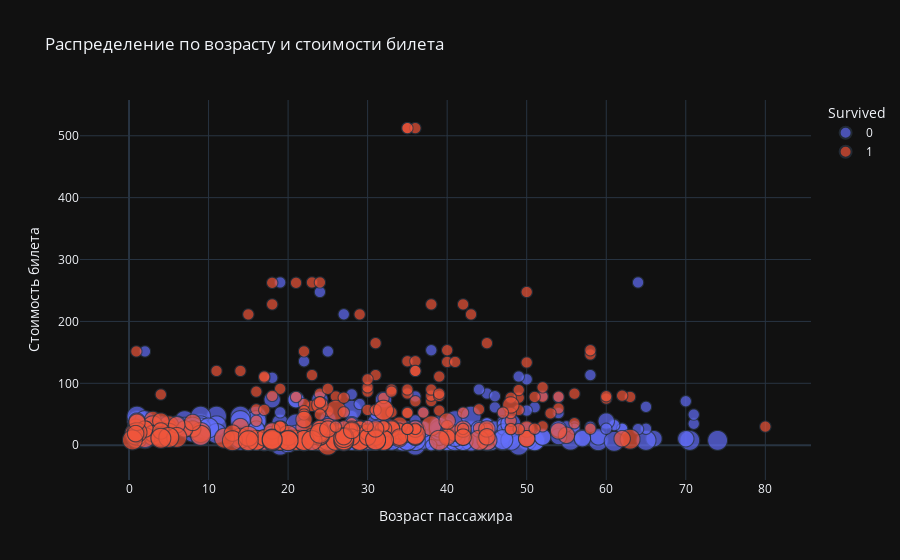

The code cell stored with this chart in its notebook:
### Markdown cell above
### Интерактивная точечная диаграмма: Распределение по возрасту и стоимости билета
Этот график отображает распределение пассажиров по возрасту и стоимости билета. Размер точек зависит от класса пассажира (Pclass), а цвет точек показывает, выжил ли пассажир (синие точки - выжившие, красные - невыжившие). При наведении на точку можно увидеть дополнительную информацию о пассажире, такую как его имя. Этот график помогает понять, как различается возраст, стоимость билета и выживаемость в зависимости от класса.

### Code cell
import plotly.express as px

# Создаем точечную диаграмму
fig = px.scatter(df, 
                 x='Age', 
                 y='Fare', 
                 color='Survived',  # Цвет точек зависит от выживания
                 size='Pclass',  # Размер точек зависит от класса
                 hover_data=['Name'],  # Дополнительная информация при наведении
                 title="Интерактивная точечная диаграмма: Распределение по возрасту и стоимости билета")

# Обновляем оформление графика
fig.update_layout(
    title="Распределение по возрасту и стоимости билета", 
    xaxis_title="Возраст пассажира", 
    yaxis_title="Стоимость билета",
    template="plotly_dark"  # Темный шаблон для графика
)

# Отображаем график
fig.show()

### Figure 1 — Plotly figure (JSON) as saved in the notebook; plotly's stock layout.template omitted (floating-point values rounded to 4 significant figures; data arrays with more than 128 entries replaced by an {"elided": "..."} marker saying what was removed)
{"data": [{"customdata": {"elided": "549x1 str values"}, "hovertemplate": "Survived=0<br>Age=%{x}<br>Fare=%{y}<br>Pclass=%{marker.size}<br>Name=%{customdata[0]}<extra></extra>", "legendgroup": "0", "marker": {"color": "#636efa", "size": {"elided": "549 int values"}, "sizemode": "area", "sizeref": 0.0075, "symbol": "circle"}, "mode": "markers", "name": "0", "showlegend": true, "type": "scattergl", "x": {"elided": "549 float values"}, "xaxis": "x", "y": {"elided": "549 float values"}, "yaxis": "y"}, {"customdata": {"elided": "342x1 str values"}, "hovertemplate": "Survived=1<br>Age=%{x}<br>Fare=%{y}<br>Pclass=%{marker.size}<br>Name=%{customdata[0]}<extra></extra>", "legendgroup": "1", "marker": {"color": "#EF553B", "size": {"elided": "342 int values"}, "sizemode": "area", "sizeref": 0.0075, "symbol": "circle"}, "mode": "markers", "name": "1", "showlegend": true, "type": "scattergl", "x": {"elided": "342 float values"}, "xaxis": "x", "y": {"elided": "342 float values"}, "yaxis": "y"}], "layout": {"autosize": true, "legend": {"itemsizing": "constant", "title": {"text": "Survived"}, "tracegroupgap": 0}, "title": {"text": "Распределение по возрасту и стоимости билета"}, "xaxis": {"anchor": "y", "autorange": true, "domain": [0, 1], "range": [-5.696, 85.46], "title": {"text": "Возраст пассажира"}, "type": "linear"}, "yaxis": {"anchor": "x", "autorange": true, "domain": [0, 1], "range": [-92.74, 580.1], "title": {"text": "Стоимость билета"}, "type": "linear"}}}
